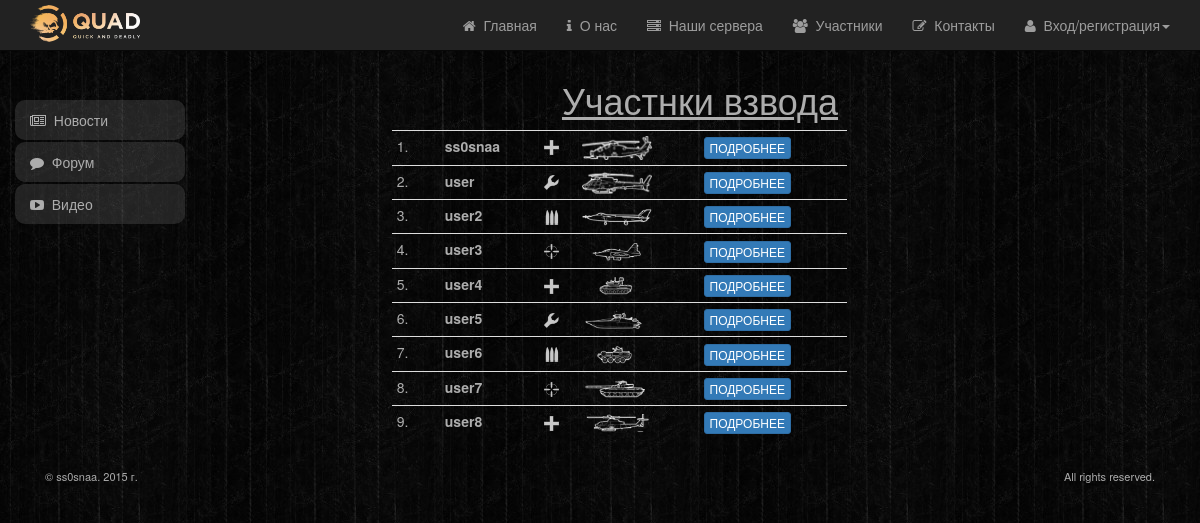
Screenshot of /platoon/ with the database file from the repository.
### tables this page shows
CREATE TABLE IF NOT EXISTS `quad_users` (
  `id` int(11) NOT NULL AUTO_INCREMENT,
  `username` varchar(50) NOT NULL,
  `password` varchar(100) NOT NULL,
  `email` varchar(100) NOT NULL,
  `role` int(1) NOT NULL DEFAULT '1',
  `battlelog_link` varchar(500) DEFAULT NULL,
  `vk_link` varchar(100) DEFAULT NULL,
  PRIMARY KEY (`id`),
  UNIQUE KEY `username` (`username`),
  UNIQUE KEY `email` (`email`)
);

CREATE TABLE IF NOT EXISTS `quad_platoon` (
  `id` int(11) NOT NULL AUTO_INCREMENT,
  `username` varchar(50) NOT NULL,
  `class` int(1) NOT NULL DEFAULT '1',
  `tech` int(2) DEFAULT NULL,
  PRIMARY KEY (`id`),
  UNIQUE KEY `username` (`username`)
);

CREATE TABLE IF NOT EXISTS `quad_tech` (
  `id` int(11) NOT NULL AUTO_INCREMENT,
  `type` varchar(50) NOT NULL DEFAULT '0',
  `model` varchar(50) NOT NULL DEFAULT '0',
  `icon` varchar(200) DEFAULT NULL,
  PRIMARY KEY (`id`),
  UNIQUE KEY `model` (`model`)
);

### app/bootstrap.php (called while the page is built, shortened)
<?php
require_once 'router.php';
Router::start();

### index.php (called while the page is built)
<?php
require_once 'app/bootstrap.php';

### app/core/view.php (called while the page is built, shortened)
<?php
class View
{
    function render($content, $layout, $data = null, $title)
    {
        require_once LAYOUT_PATH . $layout . '_layout.php';
    }
}

### app/models/platoon_model.php (called while the page is built, shortened)
<?php
class platoon_Model extends Model
{
    public function get_data()
    {
        $query = "SELECT quad_users.username, quad_platoon.username, quad_platoon.class, quad_tech.type, quad_tech.icon FROM quad_users, quad_platoon, quad_tech WHERE (quad_users.username = quad_platoon.username AND quad_platoon.tech = quad_tech.id)";
        $data = array();
        $result = mysql_query($query) or die(mysql_error());
        $i = 0;
        while ($array = mysql_fetch_array($result)) {
            $data[$i]['username'] = $array['username'];
            $data[$i]['class'] = $array['class'];
            $data[$i]['type_tech'] = $array['type'];
            $data[$i]['tech_icon'] = $array['icon'];
            $i++;
        }
        return $data;
    }
}

### app/views/platoon_view.php (the view, shortened to what this page needs)
<h1 class="text-center topic">Участнки взвода</h1>
<div class="container-fluid">
    <div class="row">
        <div class="col-lg-6 col-lg-offset-2">
            <table class="table table-stripped table-hover table-condensed">
                <tbody>
                <?php
                for ($i = 0; $i < count($data); $i++) {
                    echo '
                            <tr>
                                <td>' . ($i + 1) . '.<td>
                                <td><b>' . $data[$i]['username'] . '</b></td>
                                <td>' . $data[$i]['class'] . '</td>
                                <td title="' . $data[$i]['type_tech'] . '">' . $data[$i]['tech_icon'] . '</td>
                                <td><a href="/profile/show_user/' . $data[$i]['username'] . '"><button type="button" class="btn btn-primary btn-xs">ПОДРОБНЕЕ</button></a></td>
                            </tr>
                        ';
                }
                ?>
                </tbody>
            </table>
        </div>
    </div>
</div>

### app/router.php (shortened to what this page needs)
<?php
class Router
{
    static function start()
    {
        $action_name = ACTION_NAME;
        $action_name = $action_name.'_action';
        $controller = new $controller_name;
        $action = $action_name;
        if (method_exists($controller, $action))
        {
            if (!empty($params)) {
                $controller->$action($params);
            } elseif (empty($params) && method_exists($controller, $action)) {
                $controller->$action();
            }
        }
        else
        {
            echo 'no action!<br>';
            echo $action;
        }
    }
}

### app/controllers/platoon_controller.php
<?php
class platoon_Controller extends Controller
{
    public function __construct()
    {
        $this->model = new platoon_Model();
        $this->view = new View();
    }
    public function index_action()
    {
        $title = 'Участники сообщества. ' . SITENAME;
        $data = $this->model->get_data();
        $this->view->render('platoon', 'default', $this->getClassSoldier($data), $title);
    }
    private function getClassSoldier($data)
    {
        for ($i = 0; $i < count($data); $i++) {
            switch ($data[$i]['class']) {
                case '1':
                    $data[$i]['class'] = '<img src="../../img/class/1.png" width="15"  title="Штурмовик">';
                    break;
                case '2':
                    $data[$i]['class'] = '<img src="../../img/class/2.png" width="15"   title="Инженер">';
                    break;
                case '3':
                    $data[$i]['class'] = '<img src="../../img/class/3.png" width="15"   title="Поддержка">';
                    break;
                case '4':
                    $data[$i]['class'] = '<img src="../../img/class/4.png" width="15" title="Разведчик">';
                    break;
            }
        }
        return $data;
    }
}

### app/views/layouts/default_layout.php (shortened to what this page needs)
<!DOCTYPE html>
<html lang="en">
<head>
    <link href="../../../app/core/libs/bootstrap/css/bootstrap.css" rel="stylesheet">
    <link href="../../../app/core/libs/font-awesome/css/font-awesome.css" rel="stylesheet">
    <link href="../../../style/style.css" rel="stylesheet">
</head>
<body role="application">
<div class="navbar navbar-inverse navbar-fixed-top">
    <div class="container">
        <div class="navbar-header" style="margin-top: -10px">
            <a class="navbar-brand" href="/main/index/"><img alt="" src="/img/logo.png" width="110"></a>
        </div>
        <div class="collapse navbar-collapse" id="responsive-menu">
            <ul class="nav navbar-nav navbar-right">
                <li><a href="/main/index/"><i class="fa fa-home"></i>&nbsp; Главная</a></li>
                <li><a href="/about/"><i class="fa fa-info"></i>&nbsp; О нас</a></li>
                <li><a href="/servers/"><i class="fa fa-server"></i>&nbsp; Наши сервера</a></li>
                <li><a href="/platoon/"><i class="fa fa-users"></i>&nbsp; Участники</a></li>
                <li><a href="/contacts/"><i class="fa fa-pencil-square-o"></i>&nbsp; Контакты</a></li>
                <li class="dropdown">
                    <?php
                    if ($_SESSION['logged'] === '0' or empty($_SESSION['username'])) echo '<a href="#" class="dropdown-toggle" data-toggle="dropdown"><i class="fa fa-user"></i>&nbsp; Вход/регистрация<span class="caret"></span> </a>
                                <ul class="dropdown-menu">
                                    <li><a href="/profile/login/"><i class="fa fa-user"></i>&nbsp; Вход</a></li>
                                    <li class="divider"></li>
                                    <li><a href="/profile/register/"><i class="fa fa-user"></i>&nbsp; Регистрация</a></li>
                                </ul>
								';
                    ?>
                </li>
            </ul>
        </div>
    </div>
</div>
<br><br><br>
<div class="container-fluid" style="margin-top: 0%">
    <div class="row">
        <div class="col-lg-2">
            <?php require_once VIEW_PATH . 'left_sidebar.php'; ?>
        </div>
        <div class="col-lg-10">
            <?php require_once VIEW_PATH . $content . '_view.php'; ?>
        </div>
    </div>
</div>
</body>
<div class="container">
    <div class="panel-footer">
        <a href="http://vk.com/ss0snaa">&copy; ss0snaa</a>. <?=date("Y");?> г.
        <a class="pull-right">All rights reserved.</a>
    </div>
</div>
</body>
</html>

### app/views/left_sidebar.php (shortened to what this page needs)
<br><br>
<ul class="nav nav-pills nav-stacked">
    <?php
    if ($_SESSION['logged'] != '1') echo '<li class="sidebar"><a href="/news/"><i class="fa fa-newspaper-o"></i>&nbsp; Новости</a></li>';
    echo '<li class="sidebar"><a href="/forum/"><i class="fa fa-comment"></i>&nbsp; Форум</a></li>';
    echo '<li class="sidebar"><a href="/media/video/"><i class="fa fa-youtube-play"></i>&nbsp; Видео</a></li>';
    ?>
</ul>

### style/style.css (style rules this page uses)
body { background: url("img/background.png") fixed; color: #adadad; }
.container { color: #adadad; }
.topic { text-align: center; text-decoration: underline; }
.sidebar { background-color: rgba(103, 103, 103, 0.3); border-radius: 10px; }
.panel-footer { background-color: transparent; border: transparent; font-size: 11px; }
.panel-footer a:link { text-decoration: none; color: #adadad; }
.panel-footer a { color: #adadad; }
a { color: #adadad; }

### rows the page displays
quad_users: quad_platoon.username "ss0snaa", quad_tech.icon (picture)
quad_users: quad_platoon.username "user", quad_tech.icon (picture)
quad_users: quad_platoon.username "user2", quad_tech.icon (picture)
quad_users: quad_platoon.username "user3", quad_tech.icon (picture)
quad_users: quad_platoon.username "user4", quad_tech.icon (picture)
quad_users: quad_platoon.username "user5", quad_tech.icon (picture)
quad_users: quad_platoon.username "user6", quad_tech.icon (picture)
quad_users: quad_platoon.username "user7", quad_tech.icon (picture)
quad_users: quad_platoon.username "user8", quad_tech.icon (picture)
